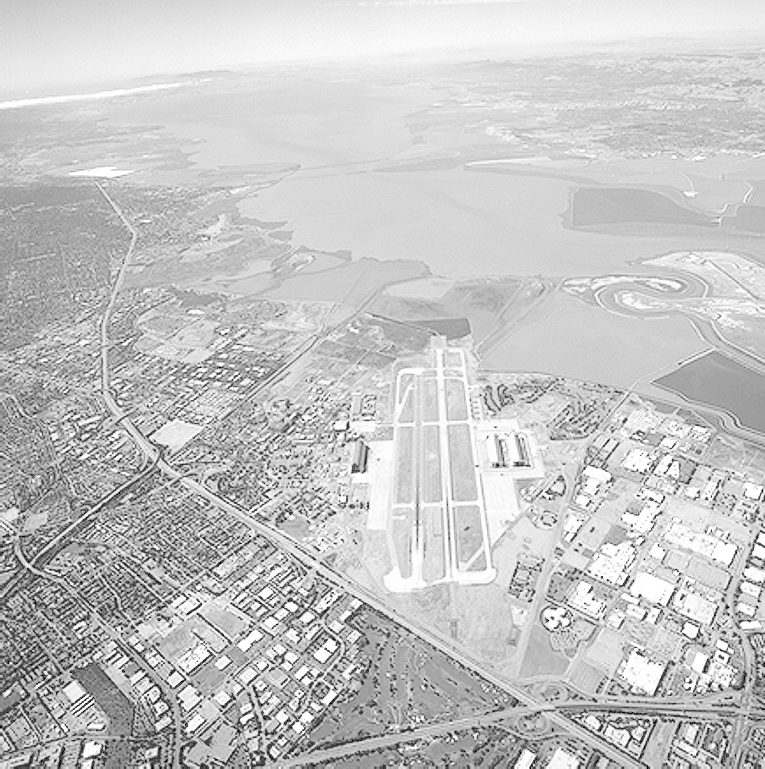
#> input picture Anwers/Question-5/runway.png, 765 x 769 px
$ jupyter execute Question-6.ipynb   (older library calls are emulated)
#> lines starting #> are read from the running program, lines starting #| are printed output that depends on the picture
Question 6

[cell 1]
import numpy as np

def kernel(size, sigma, direction='x'):
    k = size // 2
    x, y = np.meshgrid(np.arange(-k, k+1), np.arange(-k, k+1))

    G = np.exp(-(x**2 + y**2) / (2 * sigma**2))
    G = G / (2 * np.pi * sigma**2)

    if direction == 'x':
        dG = -x / (sigma**2) * G
    else:
        dG = -y / (sigma**2) * G


    dG = dG / np.sum(np.abs(dG))
    return dG

x_direction = kernel(5, 2, 'x')
y_direction = kernel(5, 2, 'y')

print("x-direction:\n", x_direction)
print("\ny-direction:\n", y_direction)

[cell 2]
import matplotlib.pyplot as plt
from mpl_toolkits.mplot3d import Axes3D

x_51 = kernel(51, 2, 'x')

x = np.arange(51)
y = np.arange(51)
X, Y = np.meshgrid(x, y)

fig = plt.figure(figsize=(10, 7))
ax = fig.add_subplot(111, projection='3d')
ax.plot_surface(X, Y, x_51, cmap='viridis')

ax.set_title("51×51 Derivative of Gaussian Kernel (x-direction)")
ax.set_xlabel("X")
ax.set_ylabel("Y")
ax.set_zlabel("Amplitude")

plt.show()
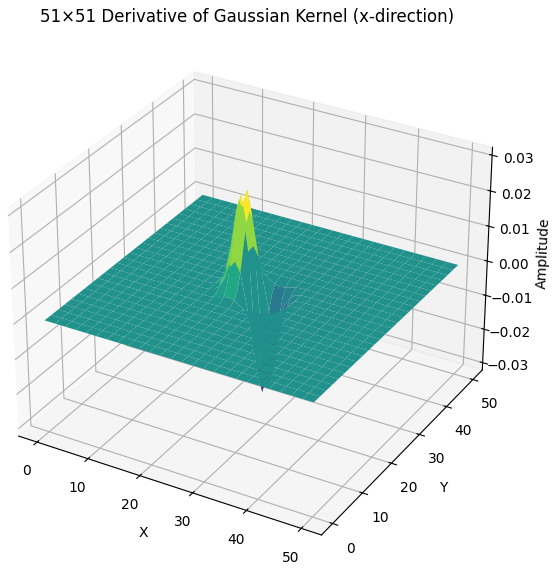
#> figure drawn by matplotlib, 1 panel

[cell 3]
import cv2
from scipy.ndimage import convolve

# Load grayscale image
img = cv2.imread("runway.png", cv2.IMREAD_GRAYSCALE)
#> img is the input picture: shape (769, 765); min 0, max 255, mean 197.1

# Apply DoG kernels
x_dog = convolve(img.astype(float), x_direction)
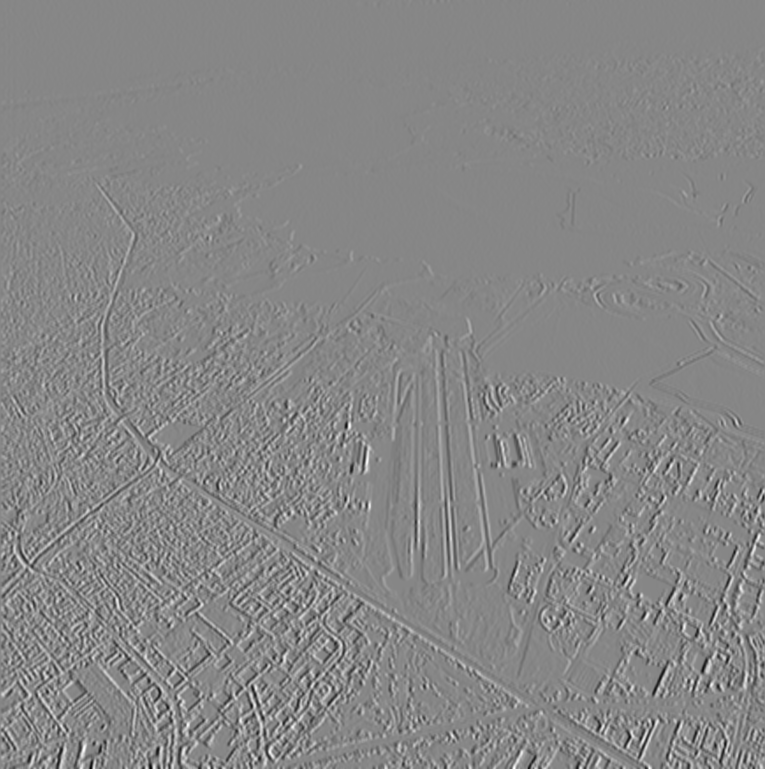
#> x_dog: shape (769, 765) float64; min -107.5, max 96.02, mean 0; drawn with min black and max white
y_dog = convolve(img.astype(float), y_direction)
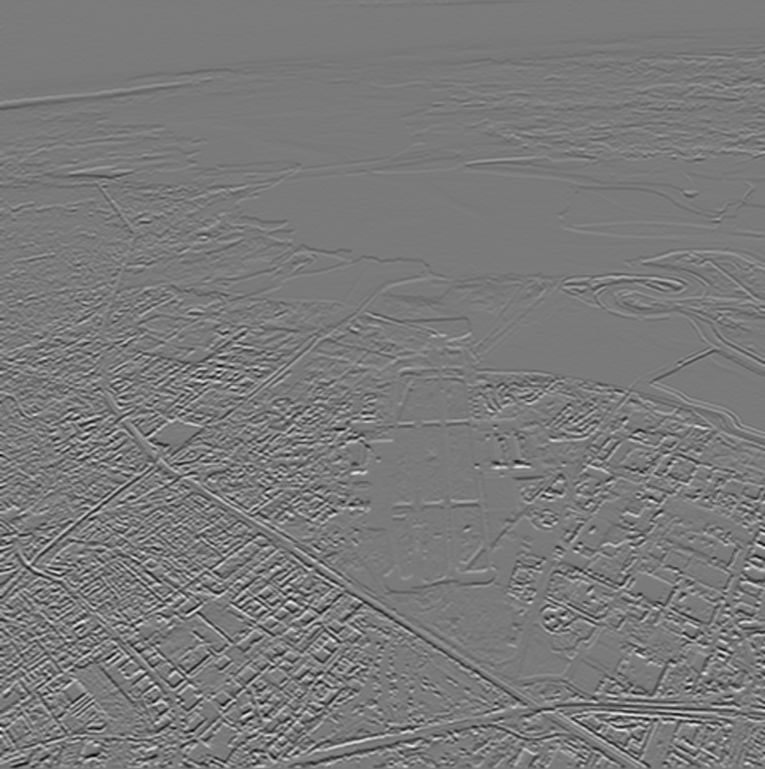
#> y_dog: shape (769, 765) float64; min -95.59, max 103.2, mean -0.1; drawn with min black and max white

# Gradient magnitude
grad_mag_dog = np.sqrt(x_dog**2 + y_dog**2)
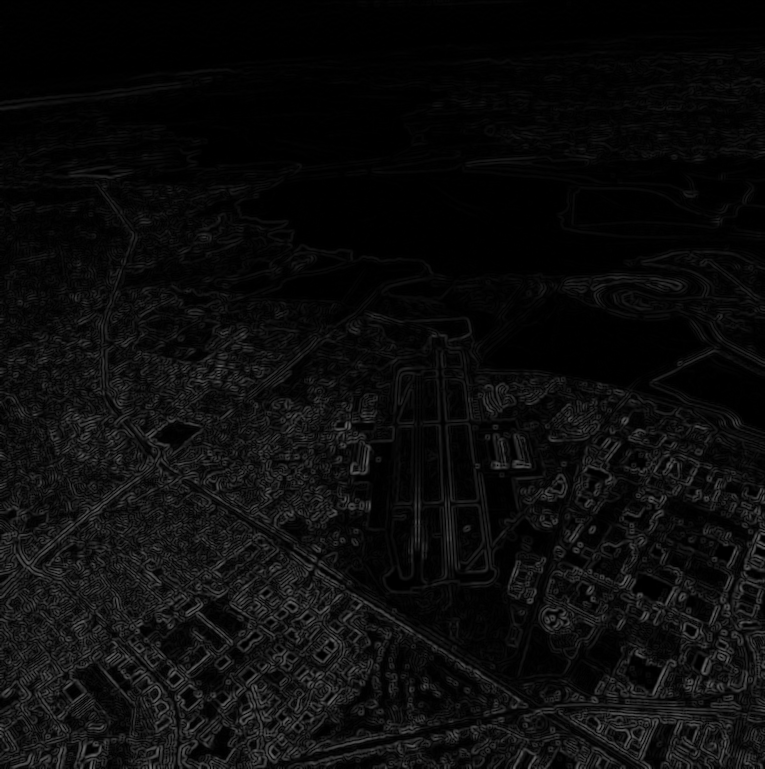
#> grad_mag_dog: shape (769, 765) float64; min 3.97e-15, max 107.5, mean 12.2
plt.figure(figsize=(12,4))
plt.subplot(1,3,1), plt.imshow(x_dog, cmap='gray'), plt.title("DoG Gradient X")
plt.subplot(1,3,2), plt.imshow(y_dog, cmap='gray'), plt.title("DoG Gradient Y")
plt.subplot(1,3,3), plt.imshow(grad_mag_dog, cmap='gray'), plt.title("DoG Magnitude")
plt.show()

[cell 4]
sobel_x = cv2.Sobel(img, cv2.CV_64F, 1, 0, ksize=3)
sobel_y = cv2.Sobel(img, cv2.CV_64F, 0, 1, ksize=3)

sobel_mag = np.sqrt(sobel_x**2 + sobel_y**2)
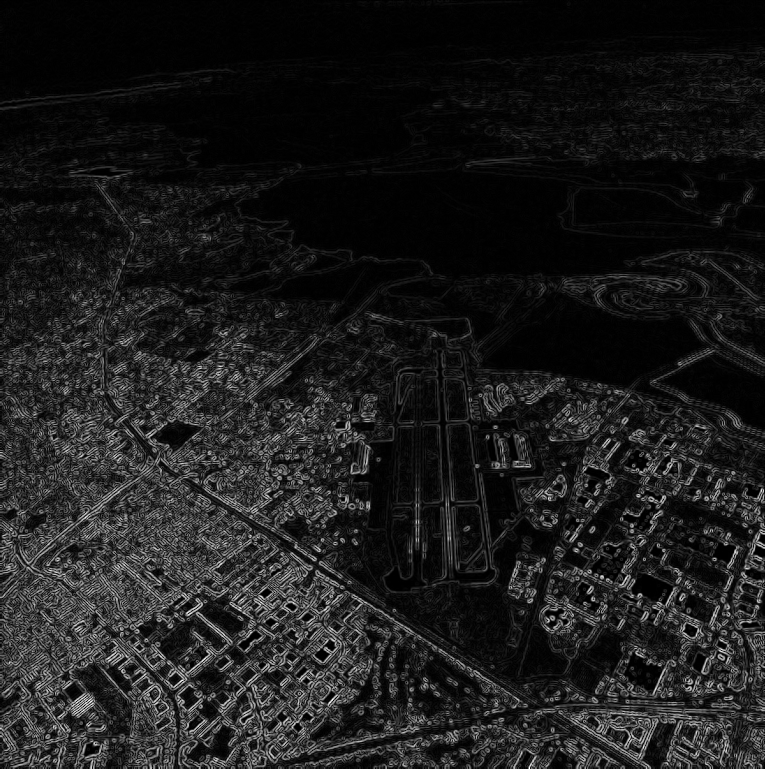
#> sobel_mag: shape (769, 765) float64; min 0, max 1020, mean 115.3; drawn with min black and max white

plt.figure(figsize=(12,4))
plt.subplot(1,3,1), plt.imshow(sobel_x, cmap='gray'), plt.title("Sobel X")
plt.subplot(1,3,2), plt.imshow(sobel_y, cmap='gray'), plt.title("Sobel Y")
plt.subplot(1,3,3), plt.imshow(sobel_mag, cmap='gray'), plt.title("Sobel Magnitude")
plt.show()
